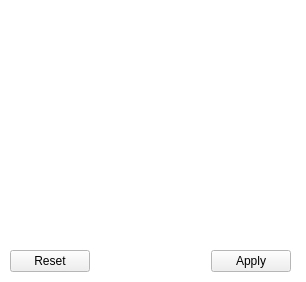
<?xml version="1.0" encoding="UTF-8"?>
<ui version="4.0">
 <class>ScrollArea</class>
 <widget class="QScrollArea" name="ScrollArea">
  <property name="windowModality">
   <enum>Qt::WindowModal</enum>
  </property>
  <property name="geometry">
   <rect>
    <x>0</x>
    <y>0</y>
    <width>306</width>
    <height>282</height>
   </rect>
  </property>
  <property name="palette">
   <palette>
    <active>
     <colorrole role="Base">
      <brush brushstyle="SolidPattern">
       <color alpha="255">
        <red>255</red>
        <green>255</green>
        <blue>255</blue>
       </color>
      </brush>
     </colorrole>
     <colorrole role="Window">
      <brush brushstyle="SolidPattern">
       <color alpha="255">
        <red>255</red>
        <green>255</green>
        <blue>255</blue>
       </color>
      </brush>
     </colorrole>
    </active>
    <inactive>
     <colorrole role="Base">
      <brush brushstyle="SolidPattern">
       <color alpha="255">
        <red>255</red>
        <green>255</green>
        <blue>255</blue>
       </color>
      </brush>
     </colorrole>
     <colorrole role="Window">
      <brush brushstyle="SolidPattern">
       <color alpha="255">
        <red>255</red>
        <green>255</green>
        <blue>255</blue>
       </color>
      </brush>
     </colorrole>
    </inactive>
    <disabled>
     <colorrole role="Base">
      <brush brushstyle="SolidPattern">
       <color alpha="255">
        <red>255</red>
        <green>255</green>
        <blue>255</blue>
       </color>
      </brush>
     </colorrole>
     <colorrole role="Window">
      <brush brushstyle="SolidPattern">
       <color alpha="255">
        <red>255</red>
        <green>255</green>
        <blue>255</blue>
       </color>
      </brush>
     </colorrole>
    </disabled>
   </palette>
  </property>
  <property name="autoFillBackground">
   <bool>false</bool>
  </property>
  <property name="frameShape">
   <enum>QFrame::NoFrame</enum>
  </property>
  <property name="verticalScrollBarPolicy">
   <enum>Qt::ScrollBarAlwaysOff</enum>
  </property>
  <property name="horizontalScrollBarPolicy">
   <enum>Qt::ScrollBarAlwaysOff</enum>
  </property>
  <property name="widgetResizable">
   <bool>true</bool>
  </property>
  <widget class="QWidget" name="scrollAreaWidgetContents">
   <property name="geometry">
    <rect>
     <x>0</x>
     <y>0</y>
     <width>306</width>
     <height>282</height>
    </rect>
   </property>
   <widget class="QDialogButtonBox" name="buttonBox">
    <property name="geometry">
     <rect>
      <x>10</x>
      <y>250</y>
      <width>281</width>
      <height>23</height>
     </rect>
    </property>
    <property name="standardButtons">
     <set>QDialogButtonBox::Apply|QDialogButtonBox::Reset</set>
    </property>
   </widget>
  </widget>
 </widget>
 <resources/>
 <connections/>
</ui>
